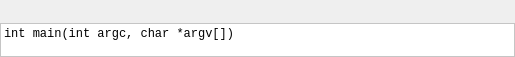
<?xml version="1.0" encoding="UTF-8"?>
<ui version="4.0">
 <class>CallTipWidget</class>
 <widget class="QWidget" name="CallTipWidget">
  <property name="geometry">
   <rect>
    <x>0</x>
    <y>0</y>
    <width>515</width>
    <height>57</height>
   </rect>
  </property>
  <property name="windowTitle">
   <string/>
  </property>
  <layout class="QVBoxLayout" name="verticalLayout">
   <property name="spacing">
    <number>0</number>
   </property>
   <property name="leftMargin">
    <number>0</number>
   </property>
   <property name="topMargin">
    <number>0</number>
   </property>
   <property name="rightMargin">
    <number>0</number>
   </property>
   <property name="bottomMargin">
    <number>0</number>
   </property>
   <item>
    <layout class="QHBoxLayout" name="horizontalLayout">
     <property name="spacing">
      <number>0</number>
     </property>
     <item>
      <widget class="QToolButton" name="buttonClose">
       <property name="icon">
        <iconset theme="dialog-close">
         <normaloff>.</normaloff>.</iconset>
       </property>
       <property name="iconSize">
        <size>
         <width>16</width>
         <height>16</height>
        </size>
       </property>
       <property name="autoRaise">
        <bool>true</bool>
       </property>
      </widget>
     </item>
     <item>
      <widget class="QToolButton" name="buttonCopy">
       <property name="text">
        <string/>
       </property>
       <property name="icon">
        <iconset theme="edit-copy">
         <normaloff>.</normaloff>.</iconset>
       </property>
       <property name="autoRaise">
        <bool>true</bool>
       </property>
      </widget>
     </item>
     <item>
      <spacer name="horizontalSpacer">
       <property name="orientation">
        <enum>Qt::Horizontal</enum>
       </property>
       <property name="sizeHint" stdset="0">
        <size>
         <width>40</width>
         <height>20</height>
        </size>
       </property>
      </spacer>
     </item>
    </layout>
   </item>
   <item>
    <widget class="QLabel" name="labelTip">
     <property name="palette">
      <palette>
       <active>
        <colorrole role="Base">
         <brush brushstyle="SolidPattern">
          <color alpha="255">
           <red>252</red>
           <green>252</green>
           <blue>252</blue>
          </color>
         </brush>
        </colorrole>
        <colorrole role="Window">
         <brush brushstyle="SolidPattern">
          <color alpha="255">
           <red>255</red>
           <green>255</green>
           <blue>255</blue>
          </color>
         </brush>
        </colorrole>
       </active>
       <inactive>
        <colorrole role="Base">
         <brush brushstyle="SolidPattern">
          <color alpha="255">
           <red>252</red>
           <green>252</green>
           <blue>252</blue>
          </color>
         </brush>
        </colorrole>
        <colorrole role="Window">
         <brush brushstyle="SolidPattern">
          <color alpha="255">
           <red>255</red>
           <green>255</green>
           <blue>255</blue>
          </color>
         </brush>
        </colorrole>
       </inactive>
       <disabled>
        <colorrole role="Base">
         <brush brushstyle="SolidPattern">
          <color alpha="255">
           <red>255</red>
           <green>255</green>
           <blue>255</blue>
          </color>
         </brush>
        </colorrole>
        <colorrole role="Window">
         <brush brushstyle="SolidPattern">
          <color alpha="255">
           <red>255</red>
           <green>255</green>
           <blue>255</blue>
          </color>
         </brush>
        </colorrole>
       </disabled>
      </palette>
     </property>
     <property name="font">
      <font>
       <family>Monospace</family>
      </font>
     </property>
     <property name="autoFillBackground">
      <bool>true</bool>
     </property>
     <property name="frameShape">
      <enum>QFrame::StyledPanel</enum>
     </property>
     <property name="frameShadow">
      <enum>QFrame::Sunken</enum>
     </property>
     <property name="text">
      <string>int main(int argc, char *argv[])</string>
     </property>
     <property name="alignment">
      <set>Qt::AlignLeading|Qt::AlignLeft|Qt::AlignTop</set>
     </property>
     <property name="textInteractionFlags">
      <set>Qt::LinksAccessibleByMouse|Qt::TextSelectableByMouse</set>
     </property>
    </widget>
   </item>
  </layout>
 </widget>
 <resources/>
 <connections/>
</ui>
